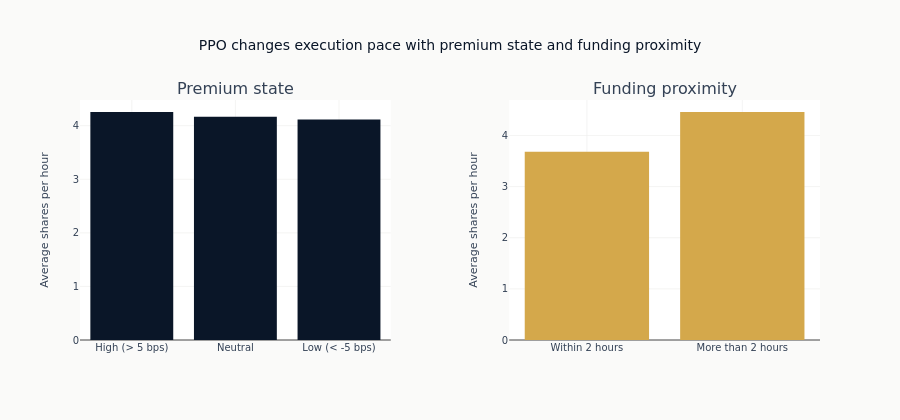

Write notebook code for a chart like this one.
### Code cell
fig = make_subplots(
    rows=1,
    cols=2,
    subplot_titles=("Premium state", "Funding proximity"),
    horizontal_spacing=0.16,
)
fig.add_trace(
    go.Bar(
        x=premium_summary["state"].to_list(),
        y=premium_summary["shares_per_hour"].to_list(),
        marker_color=COLORS["blue"],
        name="Premium state",
    ),
    row=1,
    col=1,
)
fig.add_trace(
    go.Bar(
        x=funding_summary["state"].to_list(),
        y=funding_summary["shares_per_hour"].to_list(),
        marker_color=COLORS["amber"],
        name="Funding proximity",
    ),
    row=1,
    col=2,
)
fig.update_layout(
    title="PPO changes execution pace with premium state and funding proximity",
    height=420,
    showlegend=False,
)
fig.update_yaxes(title_text="Average shares per hour", rangemode="tozero", row=1, col=1)
fig.update_yaxes(title_text="Average shares per hour", rangemode="tozero", row=1, col=2)
fig.show()

### Figure 1 — Plotly figure (JSON) as saved in the notebook; plotly's stock layout.template omitted (floating-point values rounded to 4 significant figures)
{"data": [{"marker": {"color": "#0a1628"}, "name": "Premium state", "type": "bar", "x": ["High (> 5 bps)", "Neutral", "Low (< -5 bps)"], "xaxis": "x", "y": [4.256, 4.165, 4.114], "yaxis": "y"}, {"marker": {"color": "#D4A84B"}, "name": "Funding proximity", "type": "bar", "x": ["Within 2 hours", "More than 2 hours"], "xaxis": "x2", "y": [3.68, 4.459], "yaxis": "y2"}], "layout": {"annotations": [{"font": {"size": 16}, "showarrow": false, "text": "Premium state", "x": 0.21, "xanchor": "center", "xref": "paper", "y": 1.0, "yanchor": "bottom", "yref": "paper"}, {"font": {"size": 16}, "showarrow": false, "text": "Funding proximity", "x": 0.79, "xanchor": "center", "xref": "paper", "y": 1.0, "yanchor": "bottom", "yref": "paper"}], "height": 420, "showlegend": false, "title": {"text": "PPO changes execution pace with premium state and funding proximity"}, "xaxis": {"anchor": "y", "domain": [0.0, 0.42]}, "xaxis2": {"anchor": "y2", "domain": [0.58, 1.0]}, "yaxis": {"anchor": "x", "domain": [0.0, 1.0], "rangemode": "tozero", "title": {"text": "Average shares per hour"}}, "yaxis2": {"anchor": "x2", "domain": [0.0, 1.0], "rangemode": "tozero", "title": {"text": "Average shares per hour"}}}}
